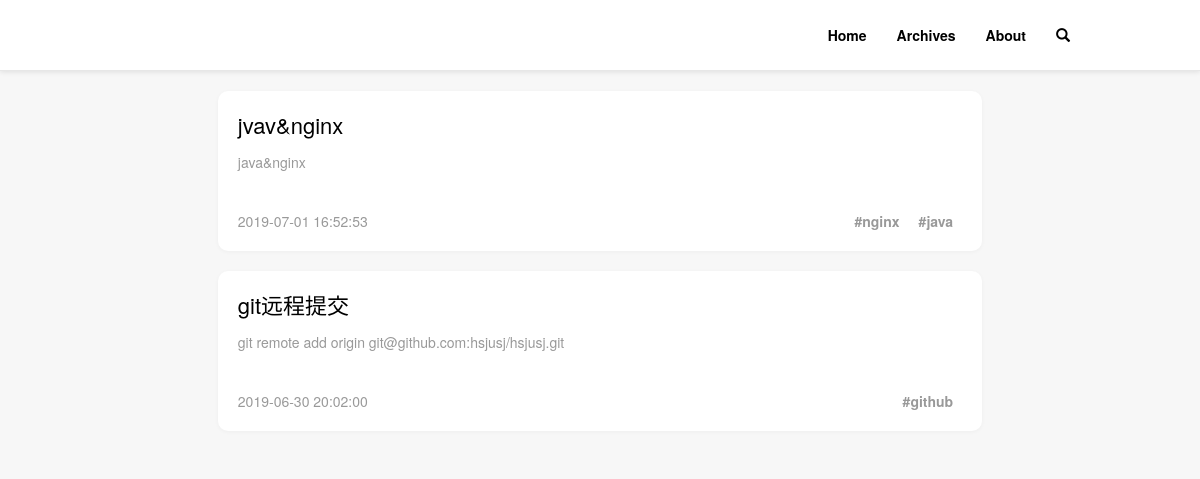
Before: /home/ with the older database file.
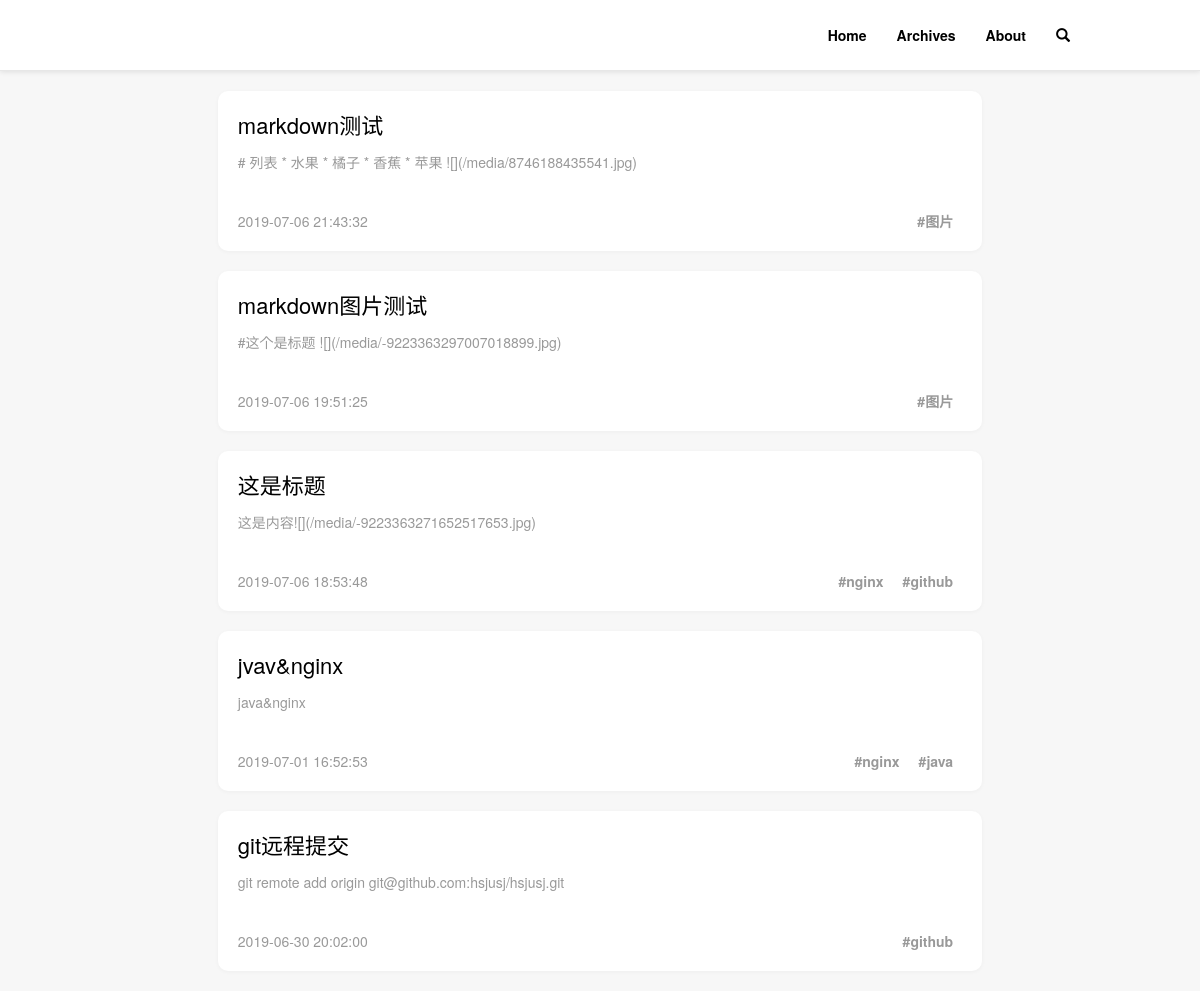
After: the same page with the newer database file.
### blog/models.py (models this page shows)
class Articles(models.Model):
    aid = models.AutoField(primary_key=True)
    title = models.CharField(max_length=32, db_index=True)
    content = models.TextField()
    create_datetime = models.DateTimeField(auto_now_add=True, db_index=True)

class ArticlesToTags(models.Model):
    article = models.ForeignKey(to='Articles', to_field='aid', on_delete=models.CASCADE)
    tag = models.ForeignKey(to='Tags', to_field='tid', on_delete=models.CASCADE)

class Tags(models.Model):
    tid = models.AutoField(primary_key=True)
    tag_name = models.CharField(max_length=18)

### blog/views.py (the view)
# urls.py: 2. Add a URL to urlpatterns:  path('', views.home, name='home')
def home(request):
    if request.META.get('HTTP_X_PJAX', False):
        articles = models.Articles.objects.all()
        return TemplateResponse(request, 'response/home_response.html', {'articles':articles})
    elif request.method == 'GET':
        articles = models.Articles.objects.all()
        return render(request, 'view/home.html', {'articles':articles})

### templates/view/home.html (shortened to what this page needs)
{% extends "layout/base.html" %}
{% block body %}
    <div class="post-list">
        {% for article in articles reversed %}
            <div class="post-list-item">
                <div class="title">
                    <a addr="{% url 'article' article.aid %}">{{ article.title }}</a>
                </div>
                <div class="content">
                    <p>{{ article.content }}</p>
                </div>
                <div class="footer">
                    <span class="datetime">{{ article.create_datetime | date:'Y-m-d H:i:s' }}</span>
                    {% for articletotags in article.articlestotags_set.all %}
                    <span class="tag hidden-xs">#{{ articletotags.tag.tag_name }}</span>
                    {% endfor %}
                </div>
            </div>
        {% endfor %}
    </div>
{% endblock %}

### templates/layout/base.html (shortened to what this page needs)
<!DOCTYPE html>
<html lang="en">
    <head>
        <link href="/static/editor.md/css/editormd.css" type="text/css" rel="stylesheet">
        <link href="/static/css/bootstrap.css" type="text/css" rel="stylesheet">
        <link href="/static/css/base.css" type="text/css" rel="stylesheet">
        <link href="/static/css/archives.css" type="text/css" rel="stylesheet">
    </head>
    <body>
        <header class="navbar navbar-static-top header">
            <div class="container">
                <nav id="bs-navbar" class="collapse navbar-collapse" aria-expanded="false">
                    <ul class="nav navbar-nav navbar-right">
                        <li>
                            <a class="home"><strong>Home</strong></a>
                        </li>
                        <li>
                            <a class="archives"><strong>Archives</strong></a>
                        </li>
                        <li>
                            <a href="#"><strong>About</strong></a>
                        </li>
                        <li>
                            <a class="search"><span class="glyphicon glyphicon-search" aria-hidden="true"></span></a>
                        </li>
                    </ul>
                </nav>
            </div>
        </header>
        <div class="container">
            <div class="row">
                <div id="container" class="col-md-offset-1 col-md-10 col-xs-12">
                {% block body %}{% endblock %}
                </div>
            </div>
        </div>
    </body>
</html>

### static/css/base.css (style rules this page uses)
body { background-color: #f7f7f7; }
.header { background-color:white; border-color: #e7e7e7; box-shadow:0 1px 5px rgba(0,0,0,.1); left:0; }
#bs-navbar ul > li > a { color:black !important; margin:25px 15px !important; padding:0 0 !important; }
#bs-navbar li strong, .search > span { cursor:pointer; }
.post-list { padding:0 0.7rem; }
.post-list-item { background-color:#ffffff; width:100%; min-height:160px; padding:18px 4px 5px 20px; border-radius:10px; margin-bottom:20px; box-shadow:0 1px 4px rgba(0,0,0,.04); position:relative; }
.title > a { color:black; font-size:2.2rem; cursor:pointer; }
.content { margin-top:1.2rem; }
.content > p { color:#999; }
.datetime { color:#999; }
.tag { float:right; margin-right:1.9rem; font-weight:bold; color:#999; }
.datetime, .tag { font-size:1.4rem; }
.footer { width:100%; position:absolute; bottom:20px; padding-right:3.0rem; }

Changed rows visible on the page:
added Articles: title "markdown测试", content "# 列表 * 水果 * 橘子 * 香蕉 * 苹果 ![](/media/8746188435541.jpg)", create_datetime "2019-07-06 21:43:32"
added ArticlesToTags: tag.tag_name "图片", shown under "markdown测试"
added Articles: title "markdown图片测试", content "#这个是标题 ![](/media/-9223363297007018899.jpg)", create_datetime "2019-07-06 19:51:25"
added ArticlesToTags: tag.tag_name "图片", shown under "markdown图片测试"
added Articles: title "这是标题", content "这是内容![](/media/-9223363271652517653.jpg)", create_datetime "2019-07-06 18:53:48"
added ArticlesToTags: tag.tag_name "github", shown under "这是标题"
added ArticlesToTags: tag.tag_name "nginx", shown under "这是标题"
